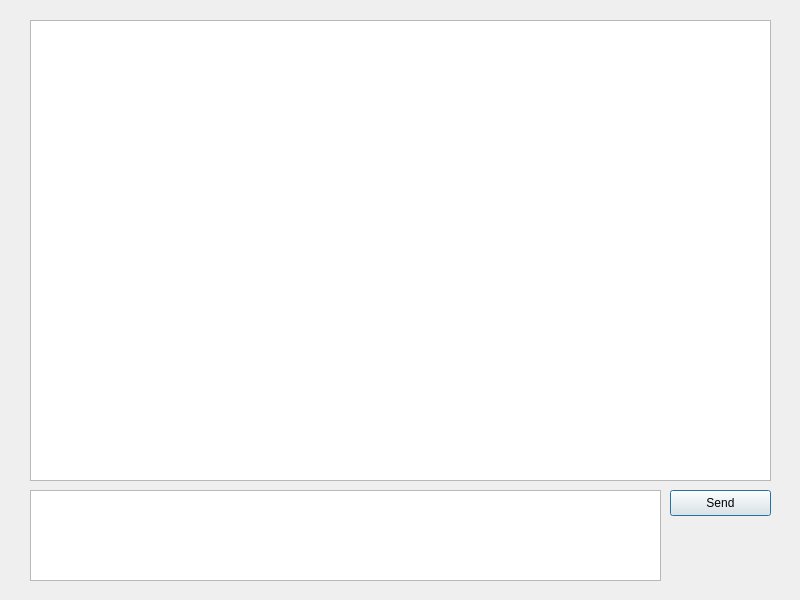
<?xml version="1.0" encoding="UTF-8"?>
<ui version="4.0">
 <class>ChatWindow</class>
 <widget class="QMainWindow" name="ChatWindow">
  <property name="geometry">
   <rect>
    <x>0</x>
    <y>0</y>
    <width>800</width>
    <height>600</height>
   </rect>
  </property>
  <property name="sizePolicy">
   <sizepolicy hsizetype="Fixed" vsizetype="Fixed">
    <horstretch>0</horstretch>
    <verstretch>0</verstretch>
   </sizepolicy>
  </property>
  <property name="minimumSize">
   <size>
    <width>800</width>
    <height>600</height>
   </size>
  </property>
  <property name="maximumSize">
   <size>
    <width>800</width>
    <height>600</height>
   </size>
  </property>
  <property name="windowTitle">
   <string>Chat</string>
  </property>
  <widget class="QWidget" name="centralwidget">
   <widget class="QTextBrowser" name="messageDisplayTextBrowser">
    <property name="geometry">
     <rect>
      <x>30</x>
      <y>20</y>
      <width>741</width>
      <height>461</height>
     </rect>
    </property>
   </widget>
   <widget class="QPushButton" name="sendTextPushButton">
    <property name="geometry">
     <rect>
      <x>670</x>
      <y>490</y>
      <width>101</width>
      <height>26</height>
     </rect>
    </property>
    <property name="text">
     <string>Send</string>
    </property>
    <property name="default">
     <bool>true</bool>
    </property>
   </widget>
   <widget class="QTextEdit" name="sendingTextEdit">
    <property name="geometry">
     <rect>
      <x>30</x>
      <y>490</y>
      <width>631</width>
      <height>91</height>
     </rect>
    </property>
   </widget>
  </widget>
 </widget>
 <resources/>
 <connections/>
</ui>
